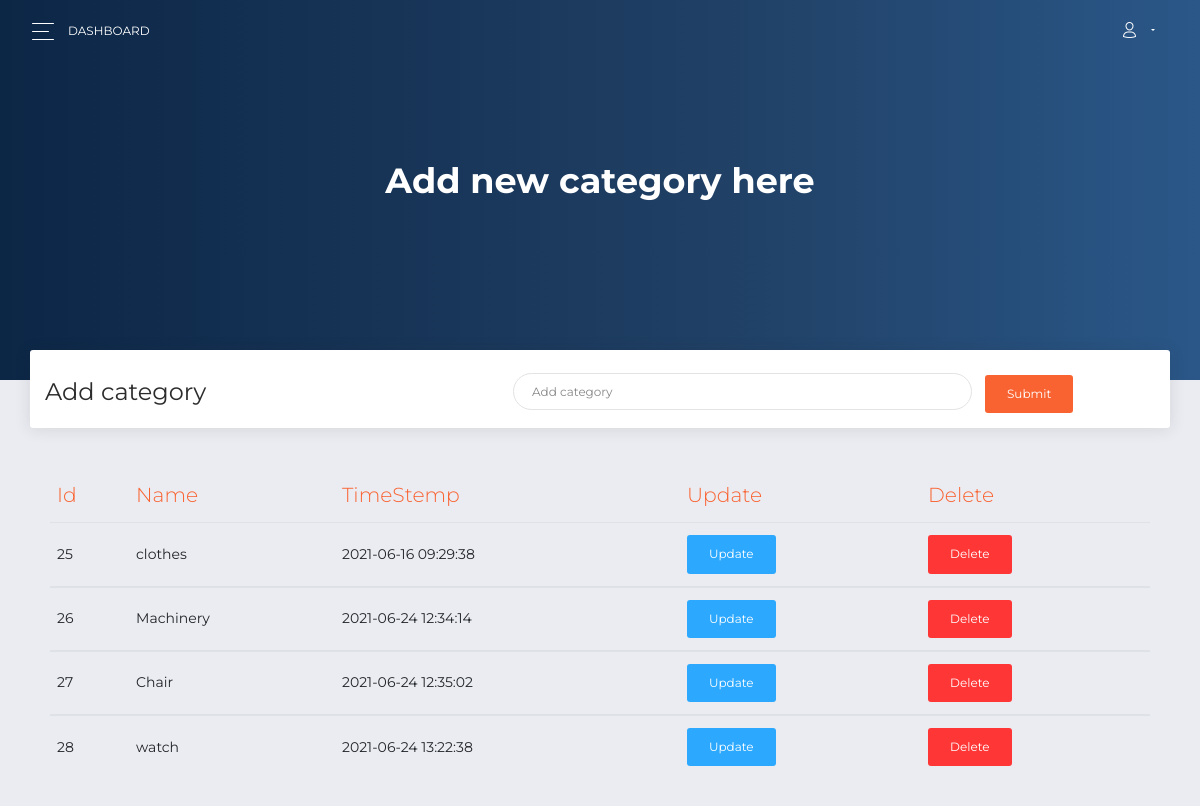
The page /admin/examples/category.php on the database its author committed.
### tables this page shows
CREATE TABLE `categories` (
  `id` int(10) NOT NULL,
  `name` varchar(100) NOT NULL,
  `timestamp` timestamp NOT NULL DEFAULT current_timestamp() ON UPDATE current_timestamp()
);

### admin/examples/category.php (the view, shortened to what this page needs)
<?php include '../include/header.php';
    include '../../assets/db.php';
?>
<div class="panel-header panel-header-lg">
  <div class="panel-header">
    <div class="header text-center">
      <h2 class="title">Add new category here</h2>
    </div>
  </div>
</div>
<div class="content">
  <div class="row">
    <div class="col-md-12">
      <div class="card">
        <div class="card-header">
          <form id="formcat">
            <div class="row">
              <div class="col-md-5 pr-1">
                <h4 class="card-title">Add category </h4>
              </div>
              <div class="col-md-5 p-2 ">
                <div class="form-group">
                  <input type="text" name="name" class="form-control" placeholder="Add category">
                </div>
              </div>
              <div class="col-md-2 pl-1">
                <input type="submit" class="btn btn-primary" value="Submit">
              </div>
            </div>
          </form>
        </div>
      </div>
      <div class="card-body">
        <div class="table-responsive">
          <table class="table">
            <thead class=" text-primary">
              <th> Id </th>
              <th> Name</th>
              <th> TimeStemp</th>
              <th>Update </th>
              <th>Delete </th>
            </thead>
            <?php
                        $sql ="SELECT * FROM categories ";
                        $query =mysqli_query($conn,$sql);
                        while ($data = mysqli_fetch_array($query)) {
                    ?>
            <tbody>
              <tr>
                <td><?php echo $data['id'];?></td>
                <td><?php echo $data['name'];?></td>
                <td><?php echo $data['timestamp'];?></td>
                <td> <a href="edit_category.php?id=<?php echo $data['id'];?>">
                    <button class="btn btn-info">Update</button>
                  </a>
                </td>
                <td> <button class="delid btn btn-danger" delid="<?php echo $data['id']?>">Delete</button>
                </td>
              </tr>
            </tbody>
            <?php } ?>
          </table>
        </div>
      </div>
    </div>
  </div>
</div>
</div>
<?php include '../include/footer.php'?>

### rows shown on the page
categories: id "25", name "clothes", timestamp "2021-06-16 09:29:38"
categories: id "26", name "Machinery", timestamp "2021-06-24 12:34:14"
categories: id "27", name "Chair", timestamp "2021-06-24 12:35:02"
categories: id "28", name "watch", timestamp "2021-06-24 13:22:38"
